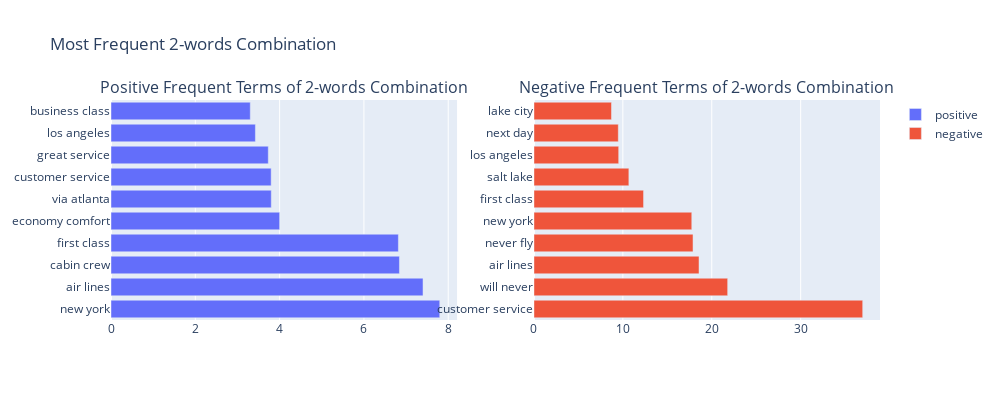

This figure's notebook cell:
### Markdown cell above
#  Word Cloud : Delta Airlines Customer Reviews

### Code cell
domain_stopwords = {'airline', 'flight', 'plane', 'airport', 'flights', 'airlines', 'delta'}
stopwords = set.union(STOPWORDS, domain_stopwords)

generate_cloud(DUA[DUA['airline_no']==2], False)

### Figure 1 — Plotly figure (JSON) as saved in the notebook; plotly's stock layout.template omitted (floating-point values rounded to 4 significant figures)
{"data": [{"name": "positive", "orientation": "h", "type": "bar", "x": [7.799, 7.402, 6.843, 6.818, 4.001, 3.803, 3.8, 3.731, 3.426, 3.304], "xaxis": "x", "y": ["new york", "air lines", "cabin crew", "first class", "economy comfort", "via atlanta", "customer service", "great service", "los angeles", "business class"], "yaxis": "y"}, {"name": "negative", "orientation": "h", "type": "bar", "x": [36.98, 21.79, 18.57, 17.89, 17.75, 12.33, 10.68, 9.531, 9.487, 8.723], "xaxis": "x2", "y": ["customer service", "will never", "air lines", "never fly", "new york", "first class", "salt lake", "los angeles", "next day", "lake city"], "yaxis": "y2"}], "layout": {"annotations": [{"font": {"size": 16}, "showarrow": false, "text": "Positive Frequent Terms of 2-words Combination", "x": 0.225, "xanchor": "center", "xref": "paper", "y": 1, "yanchor": "bottom", "yref": "paper"}, {"font": {"size": 16}, "showarrow": false, "text": "Negative Frequent Terms of 2-words Combination", "x": 0.775, "xanchor": "center", "xref": "paper", "y": 1, "yanchor": "bottom", "yref": "paper"}], "height": 400, "margin": {"l": 100}, "title": {"text": "Most Frequent 2-words Combination"}, "width": 1000, "xaxis": {"anchor": "y", "domain": [0, 0.45]}, "xaxis2": {"anchor": "y2", "domain": [0.55, 1]}, "yaxis": {"anchor": "x", "domain": [0, 1]}, "yaxis2": {"anchor": "x2", "domain": [0, 1]}}}
